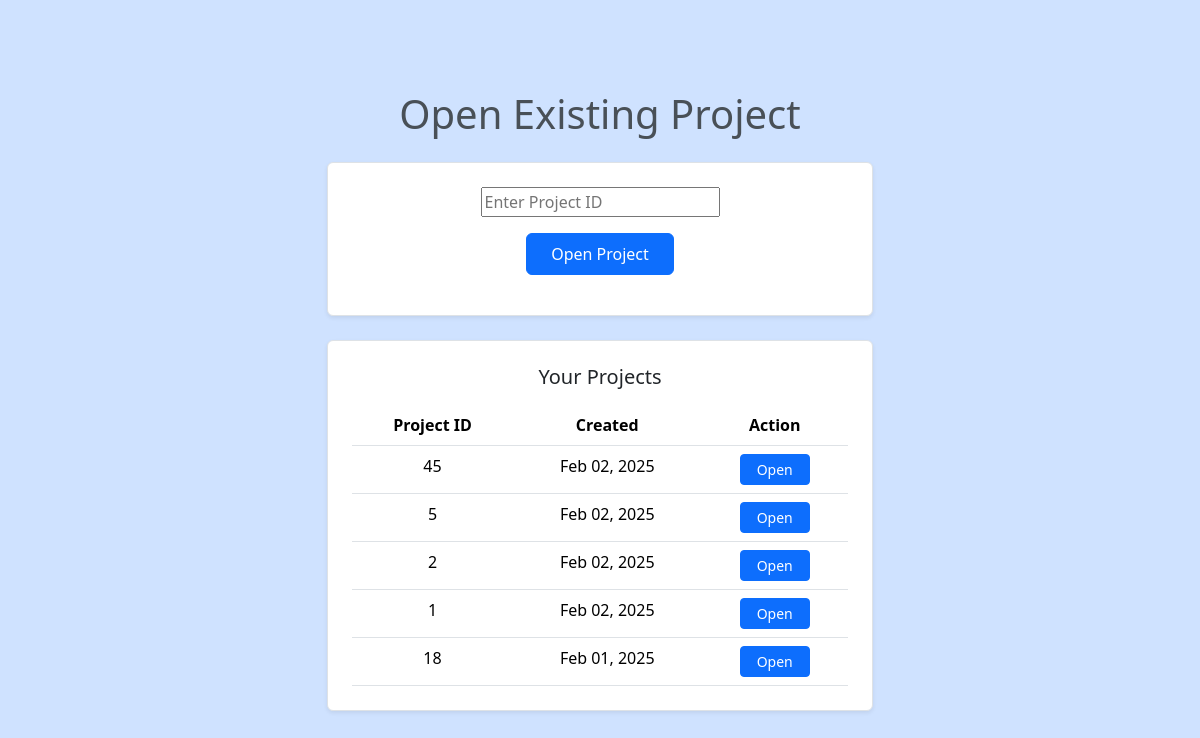
Screenshot of /open-project/ (signed in) with the database file from the repository.
### login/models.py (models this page shows, shortened)
class Project(models.Model):
    project_id = models.CharField(max_length=50, primary_key=True)
    user = models.ForeignKey(UserRegistration, on_delete=models.CASCADE)
    created_at = models.DateTimeField(auto_now_add=True)

### login/views.py (the view)
# urls.py: path('open-project/', views.open_project, name='open-project'),
def open_project(request):
    try:
        user_registration = UserRegistration.objects.get(userid=request.session.get('userid'))
        user_projects = Project.objects.filter(user=user_registration).order_by('-created_at')
    except UserRegistration.DoesNotExist:
        messages.error(request, 'User not found. Please log in again.')
        return redirect('login')
    if request.method == 'POST':
        form = OpenProjectForm(request.POST)
        if form.is_valid():
            project_id = form.cleaned_data['project_id']
            try:
                project = Project.objects.get(project_id=project_id)
                return redirect('dashboard', project_id=project_id)
            except Project.DoesNotExist:
                messages.error(request, 'Project ID does not exist')
                return render(request, 'open_project.html', {
                    'form': form,
                    'user_projects': user_projects
                })
    else:
        form = OpenProjectForm()
    return render(request, 'open_project.html', {
        'form': form,
        'user_projects': user_projects
    })

### login/forms.py
class OpenProjectForm(forms.Form):
    project_id = forms.CharField(
        max_length= 50,
        required=True,
        widget= forms.TextInput(attrs={'placeholder':'Enter Project ID'})
    )

### login/templates/open_project.html (shortened to what this page needs)
<!DOCTYPE html>
<html lang="en">
<head>
    <link href="https://cdnjs.cloudflare.com/ajax/libs/bootstrap/5.3.2/css/bootstrap.min.css" rel="stylesheet">
</head>
<body class="bg-primary-subtle min-vh-100 d-flex flex-column justify-content-center">
    <div class="container">
        <div class="row justify-content-center">
            <div class="col-12 col-md-8 col-lg-6">
                <h1 class="text-center mb-4 text-light-emphasis">Open Existing Project</h1>
                <div class="border p-4 rounded bg-white shadow-sm mb-4">
                    <form method="POST" class="mb-3">
                        <div class="mb-3 d-flex justify-content-center">
                            {{ form.project_id }}
                        </div>
                        <div class="d-flex justify-content-center">
                            <button type="submit" class="btn btn-primary px-4 py-2" style="--bs-btn-bg: rgb(var(--bs-primary-rgb));">Open Project</button>
                        </div>
                    </form>
                </div>
                {% if user_projects %}
                <div class="border p-4 rounded bg-white shadow-sm">
                    <h5 class="text-center mb-3">Your Projects</h5>
                    <div class="table-responsive">
                        <table class="table table-hover mb-0">
                            <thead>
                                <tr class="text-center">
                                    <th>Project ID</th>
                                    <th>Created</th>
                                    <th>Action</th>
                                </tr>
                            </thead>
                            <tbody>
                                {% for project in user_projects %}
                                    <tr class="text-center">
                                        <td>{{ project.project_id }}</td>
                                        <td>{{ project.created_at|date:"M d, Y" }}</td>
                                        <td>
                                            <a href="{% url 'dashboard' project_id=project.project_id %}"
                                               class="btn btn-primary btn-sm px-3"
                                               style="--bs-btn-bg: rgb(var(--bs-primary-rgb));">
                                                Open
                                            </a>
                                        </td>
                                    </tr>
                                {% endfor %}
                            </tbody>
                        </table>
                    </div>
                </div>
                {% endif %}
            </div>
        </div>
    </div>
</body>
</html>

### rows the page displays
Project: project_id "45", created_at "Feb 02, 2025"
Project: project_id "5", created_at "Feb 02, 2025"
Project: project_id "2", created_at "Feb 02, 2025"
Project: project_id "1", created_at "Feb 02, 2025"
Project: project_id "18", created_at "Feb 01, 2025"
